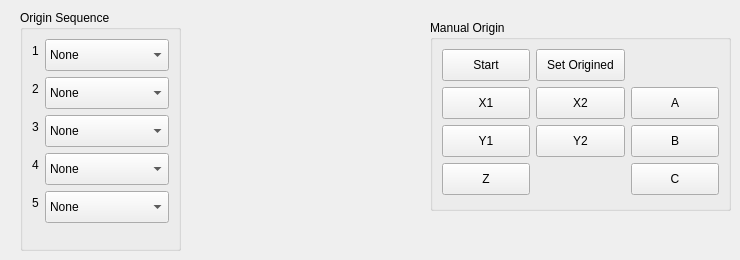
     <widget class="QWidget" name="tab_5">
      <attribute name="title">
       <string>Origin</string>
      </attribute>
      <widget class="QGroupBox" name="groupBox">
       <property name="geometry">
        <rect>
         <x>20</x>
         <y>10</y>
         <width>161</width>
         <height>241</height>
        </rect>
       </property>
       <property name="title">
        <string>Origin Sequence</string>
       </property>
       <layout class="QFormLayout" name="formLayout">
        <property name="fieldGrowthPolicy">
         <enum>QFormLayout::AllNonFixedFieldsGrow</enum>
        </property>
        <item row="0" column="0">
         <widget class="QLabel" name="label_29">
          <property name="text">
           <string notr="true">1</string>
          </property>
         </widget>
        </item>
        <item row="0" column="1">
         <widget class="QComboBox" name="os1">
          <property name="minimumSize">
           <size>
            <width>0</width>
            <height>32</height>
           </size>
          </property>
          <item>
           <property name="text">
            <string>None</string>
           </property>
          </item>
          <item>
           <property name="text">
            <string>X1</string>
           </property>
          </item>
          <item>
           <property name="text">
            <string>Y1</string>
           </property>
          </item>
          <item>
           <property name="text">
            <string>Z</string>
           </property>
          </item>
          <item>
           <property name="text">
            <string>X2</string>
           </property>
          </item>
          <item>
           <property name="text">
            <string>Y2</string>
           </property>
          </item>
          <item>
           <property name="text">
            <string>B</string>
           </property>
          </item>
          <item>
           <property name="text">
            <string>C</string>
           </property>
          </item>
         </widget>
        </item>
        <item row="1" column="0">
         <widget class="QLabel" name="label_30">
          <property name="text">
           <string notr="true">2</string>
          </property>
         </widget>
        </item>
        <item row="1" column="1">
         <widget class="QComboBox" name="os2">
          <property name="minimumSize">
           <size>
            <width>0</width>
            <height>32</height>
           </size>
          </property>
          <item>
           <property name="text">
            <string>None</string>
           </property>
          </item>
          <item>
           <property name="text">
            <string>X1</string>
           </property>
          </item>
          <item>
           <property name="text">
            <string>Y1</string>
           </property>
          </item>
          <item>
           <property name="text">
            <string>Z</string>
           </property>
          </item>
          <item>
           <property name="text">
            <string>X2</string>
           </property>
          </item>
          <item>
           <property name="text">
            <string>Y2</string>
           </property>
          </item>
          <item>
           <property name="text">
            <string>B</string>
           </property>
          </item>
          <item>
           <property name="text">
            <string>C</string>
           </property>
          </item>
         </widget>
        </item>
        <item row="2" column="0">
         <widget class="QLabel" name="label_31">
          <property name="text">
           <string notr="true">3</string>
          </property>
         </widget>
        </item>
        <item row="2" column="1">
         <widget class="QComboBox" name="os3">
          <property name="minimumSize">
           <size>
            <width>0</width>
            <height>32</height>
           </size>
          </property>
          <item>
           <property name="text">
            <string>None</string>
           </property>
          </item>
          <item>
           <property name="text">
            <string>X1</string>
           </property>
          </item>
          <item>
           <property name="text">
            <string>Y1</string>
           </property>
          </item>
          <item>
           <property name="text">
            <string>Z</string>
           </property>
          </item>
          <item>
           <property name="text">
            <string>X2</string>
           </property>
          </item>
          <item>
           <property name="text">
            <string>Y2</string>
           </property>
          </item>
          <item>
           <property name="text">
            <string>B</string>
           </property>
          </item>
          <item>
           <property name="text">
            <string>C</string>
           </property>
          </item>
         </widget>
        </item>
        <item row="3" column="0">
         <widget class="QLabel" name="label_32">
          <property name="text">
           <string notr="true">4</string>
          </property>
         </widget>
        </item>
        <item row="3" column="1">
         <widget class="QComboBox" name="os4">
          <property name="minimumSize">
           <size>
            <width>0</width>
            <height>32</height>
           </size>
          </property>
          <item>
           <property name="text">
            <string>None</string>
           </property>
          </item>
          <item>
           <property name="text">
            <string>X1</string>
           </property>
          </item>
          <item>
           <property name="text">
            <string>Y1</string>
           </property>
          </item>
          <item>
           <property name="text">
            <string>Z</string>
           </property>
          </item>
          <item>
           <property name="text">
            <string>X2</string>
           </property>
          </item>
          <item>
           <property name="text">
            <string>Y2</string>
           </property>
          </item>
          <item>
           <property name="text">
            <string>B</string>
           </property>
          </item>
          <item>
           <property name="text">
            <string>C</string>
           </property>
          </item>
         </widget>
        </item>
        <item row="4" column="0">
         <widget class="QLabel" name="label_33">
          <property name="text">
           <string notr="true">5</string>
          </property>
         </widget>
        </item>
        <item row="4" column="1">
         <widget class="QComboBox" name="os5">
          <property name="minimumSize">
           <size>
            <width>0</width>
            <height>32</height>
           </size>
          </property>
          <item>
           <property name="text">
            <string>None</string>
           </property>
          </item>
          <item>
           <property name="text">
            <string>X1</string>
           </property>
          </item>
          <item>
           <property name="text">
            <string>Y1</string>
           </property>
          </item>
          <item>
           <property name="text">
            <string>Z</string>
           </property>
          </item>
          <item>
           <property name="text">
            <string>X2</string>
           </property>
          </item>
          <item>
           <property name="text">
            <string>Y2</string>
           </property>
          </item>
          <item>
           <property name="text">
            <string>B</string>
           </property>
          </item>
          <item>
           <property name="text">
            <string>C</string>
           </property>
          </item>
         </widget>
        </item>
       </layout>
      </widget>
      <widget class="QGroupBox" name="groupBox_2">
       <property name="geometry">
        <rect>
         <x>430</x>
         <y>20</y>
         <width>301</width>
         <height>191</height>
        </rect>
       </property>
       <property name="title">
        <string>Manual Origin</string>
       </property>
       <layout class="QGridLayout" name="gridLayout_5">
        <item row="1" column="0">
         <widget class="QPushButton" name="oX1Btn">
          <property name="minimumSize">
           <size>
            <width>0</width>
            <height>32</height>
           </size>
          </property>
          <property name="text">
           <string>X1</string>
          </property>
         </widget>
        </item>
        <item row="4" column="0">
         <widget class="QPushButton" name="oZBtn">
          <property name="minimumSize">
           <size>
            <width>0</width>
            <height>32</height>
           </size>
          </property>
          <property name="text">
           <string>Z</string>
          </property>
         </widget>
        </item>
        <item row="1" column="2">
         <widget class="QPushButton" name="oABtn">
          <property name="minimumSize">
           <size>
            <width>0</width>
            <height>32</height>
           </size>
          </property>
          <property name="text">
           <string>A</string>
          </property>
         </widget>
        </item>
        <item row="1" column="1">
         <widget class="QPushButton" name="oX2Btn">
          <property name="minimumSize">
           <size>
            <width>0</width>
            <height>32</height>
           </size>
          </property>
          <property name="text">
           <string>X2</string>
          </property>
         </widget>
        </item>
        <item row="2" column="1">
         <widget class="QPushButton" name="oY2Btn">
          <property name="minimumSize">
           <size>
            <width>0</width>
            <height>32</height>
           </size>
          </property>
          <property name="text">
           <string>Y2</string>
          </property>
         </widget>
        </item>
        <item row="2" column="2">
         <widget class="QPushButton" name="oBBtn">
          <property name="minimumSize">
           <size>
            <width>0</width>
            <height>32</height>
           </size>
          </property>
          <property name="text">
           <string>B</string>
          </property>
         </widget>
        </item>
        <item row="4" column="2">
         <widget class="QPushButton" name="oCBtn">
          <property name="minimumSize">
           <size>
            <width>0</width>
            <height>32</height>
           </size>
          </property>
          <property name="text">
           <string>C</string>
          </property>
         </widget>
        </item>
        <item row="2" column="0">
         <widget class="QPushButton" name="oY1Btn">
          <property name="minimumSize">
           <size>
            <width>0</width>
            <height>32</height>
           </size>
          </property>
          <property name="text">
           <string>Y1</string>
          </property>
         </widget>
        </item>
        <item row="0" column="0">
         <widget class="QPushButton" name="oStartBtn">
          <property name="minimumSize">
           <size>
            <width>0</width>
            <height>32</height>
           </size>
          </property>
          <property name="text">
           <string>Start</string>
          </property>
         </widget>
        </item>
        <item row="0" column="1">
         <widget class="QPushButton" name="setOrigin">
          <property name="minimumSize">
           <size>
            <width>0</width>
            <height>32</height>
           </size>
          </property>
          <property name="text">
           <string>Set Origined</string>
          </property>
         </widget>
        </item>
       </layout>
      </widget>
     </widget>
